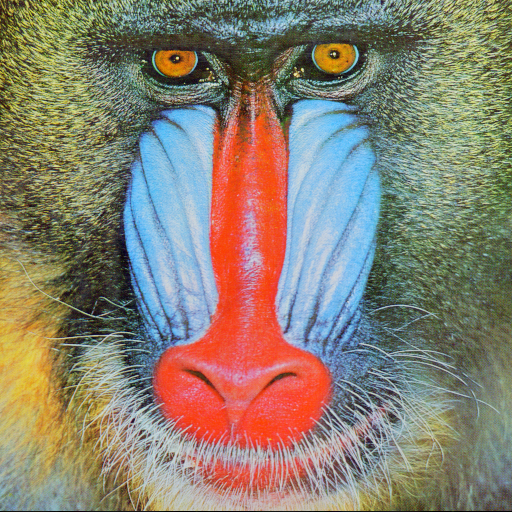
#> input picture Files/baboon.png, 512 x 512 px
$ python Exercicio3.1HistogramaHSV.py
#> lines starting #> are read from the running program, lines starting #| are printed output that depends on the picture
import cv2
import os
import matplotlib.pyplot as plt
import numpy as np


folder = "Files"
images = []
images.append("baboon.png")
images.append("cao.jpg")
images.append("lena.png")
images.append("moedas.jpg")
images.append("PET-Body-02.jpg")
images.append("Sharbat_Gula.jpg")


#cv2.imshow("image_gray", image_gray)

def ivc_histogram(src):
    hist = np.zeros((256,), dtype=np.uint32)
    for i in range(256):
        m_i = np.sum(src==i)
        hist[i] = m_i
    return hist

def ivc_pdf_2_cdf(pdf):
    cdf = np.zeros((256,), dtype=np.float64)
    cdf[0] = pdf[0]
    for i in range(1, 256):
        cdf[i] = cdf[i-1] + pdf[i]
    return cdf

def equalize(f, cdf):
    cdfmin = cdf[0]
    g = np.zeros(f.shape, dtype=f.dtype)
    for y in range(g.shape[0]):
        for x in range(g.shape[1]):
            g[y, x] = ((cdf[f[y, x]] - cdfmin) / 1 - cdfmin) * 255
    return g


for image_name in images:
    image = cv2.imread(os.path.join(folder, image_name))
#> image is the input picture: shape (512, 512, 3); mean B, G, R 113.1, 128.9, 137.4
    image_HSV = cv2.cvtColor(image, cv2.COLOR_BGR2HSV)
#> image_HSV: shape (512, 512, 3); mean H, S, V 60.4, 96, 159.4

    V_hist = ivc_histogram(image_HSV[:, :, 2])
#> the loop in ivc_histogram, `for i in range(256):` made 256 passes
#> m_i on passes 1 to 3: 25, 14, 9
#> after the loop in ivc_histogram, `for i in range(256):`: hist = 256 values, max 2166 at index 242, min 4 at index 11, mean 1024
#> V_hist has the same summary as hist in ivc_histogram
    pdf = V_hist / (image.shape[0] * image.shape[1])
#> pdf = 256 values, max 0.00826 at index 242, min 1.53e-05 at index 11, mean 0.00391

    cdf = ivc_pdf_2_cdf(pdf)
#> after the loop in ivc_pdf_2_cdf, `for i in range(1, 256):`: cdf = 256 values from 9.54e-05 to 1
#> cdf = 256 values from 9.54e-05 to 1
    V_equalizado = equalize(image_HSV[:, :, 2], cdf)
#> in equalize, `cdfmin = cdf[0]`: cdfmin = 9.54e-05
#> after the loop in equalize, `for y in range(g.shape[0]):`:
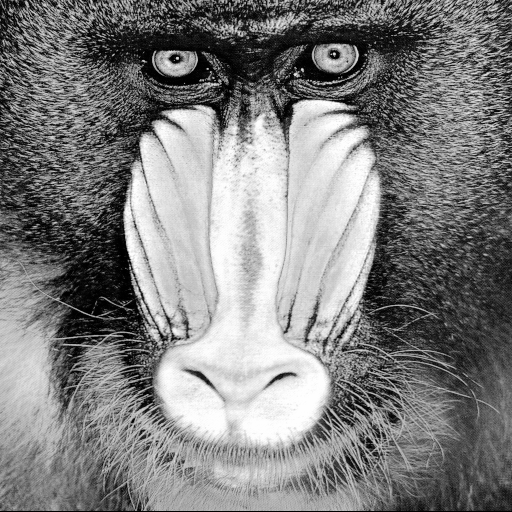
#> g: shape (512, 512); min 0, max 254, mean 127.6

    imagem_equalizada = np.zeros(image_HSV.shape, dtype=image_HSV.dtype)
    imagem_equalizada[:, :, 0] = image_HSV[:, :, 0]
#> imagem_equalizada: shape (512, 512, 3); mean H, S, V 60.4, 0, 0
    imagem_equalizada[:, :, 1] = image_HSV[:, :, 1]
#> imagem_equalizada: shape (512, 512, 3); mean H, S, V 60.4, 96, 0
    imagem_equalizada[:, :, 2] = V_equalizado
#> imagem_equalizada: shape (512, 512, 3); mean H, S, V 60.4, 96, 127.6

    imagem_equalizada_BGR = cv2.cvtColor(imagem_equalizada, cv2.COLOR_HSV2BGR)
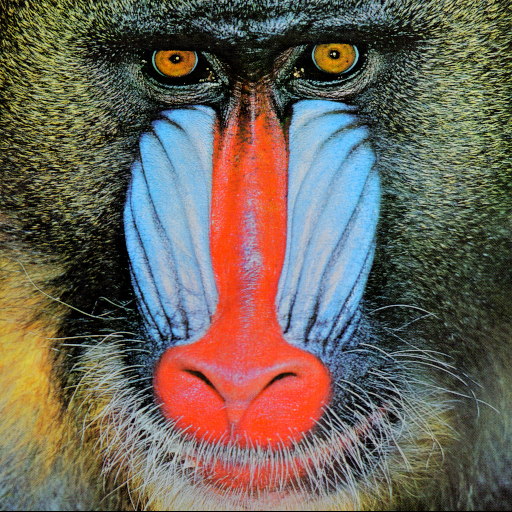
#> imagem_equalizada_BGR: shape (512, 512, 3); mean B, G, R 88.7, 99.6, 109.1

    image2_hist = ivc_histogram(imagem_equalizada[:,:, 2])
#> the loop in ivc_histogram (call 2), `for i in range(256):` made 256 passes
#> m_i on passes 1 to 3: 971, 1102, 900
#> image2_hist = 256 values, max 2166 at index 244, min 0 at index 43, mean 1024
    pdf2 = image2_hist / (imagem_equalizada.shape[0] * imagem_equalizada.shape[1])
#> pdf2 = 256 values, max 0.00826 at index 244, min 0 at index 43, mean 0.00391
    cdf2 = ivc_pdf_2_cdf(pdf2)
#> cdf2 = 256 values from 0.0037 to 1

    plt.subplot(2, 3, 1)
    plt.imshow(cv2.cvtColor(image, cv2.COLOR_BGR2RGB))
    plt.title("Imagem original")
    plt.subplot(2, 3, 2)
    plt.plot(pdf)
    plt.title("PDF V")
    plt.subplot(2, 3, 3)
    plt.plot(cdf)
    plt.title("CDF V")
    plt.subplot(2, 3, 4)
    plt.imshow(cv2.cvtColor(imagem_equalizada_BGR, cv2.COLOR_BGR2RGB))
    plt.title("Imagem equalizada V")
    plt.subplot(2, 3, 5)
    plt.plot(pdf2)
    plt.title("PDF V equalizada")
    plt.subplot(2, 3, 6)
    plt.plot(cdf2)
    plt.title("CDF V equalizada")
    plt.show()
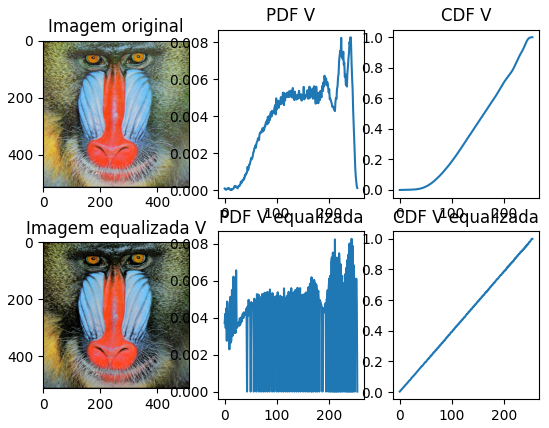
#> figure drawn by matplotlib, 6 panels; panel 2: curve peaks at x = 242, y = 0.00826; panel 3: curve peaks at x = 255, y = 1; panel 5: curve peaks at x = 244, y = 0.00826; panel 6: curve peaks at x = 254, y = 1
#> pass 2 of the loop `for image_name in images:`:
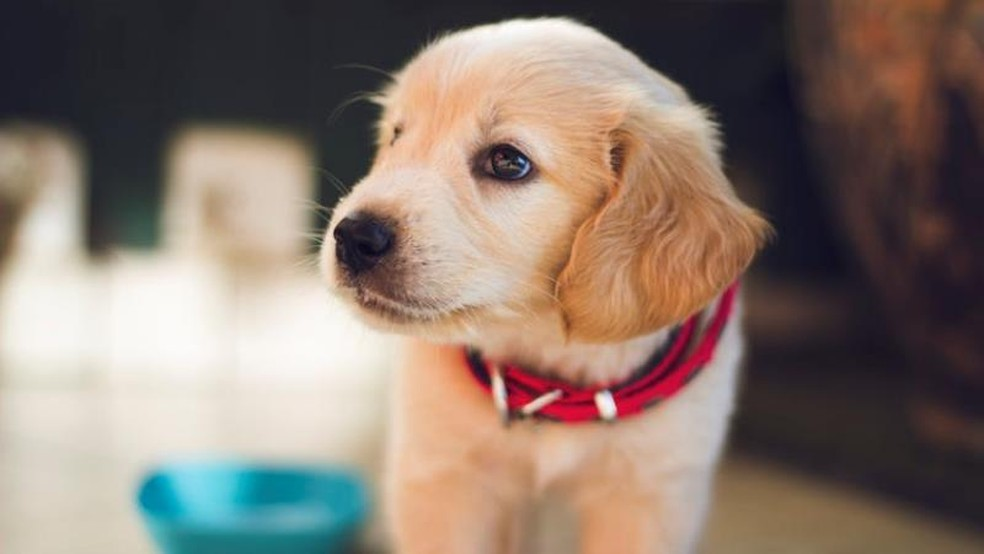
#> input picture Files/cao.jpg, 984 x 554 px
#> image is the input picture: shape (554, 984, 3); mean B, G, R 110.6, 120.8, 136.9
#> image_HSV: shape (554, 984, 3); mean H, S, V 54.6, 71, 142.6
#> V_hist = 256 values, max 15451 at index 41, min 0 at index 0, mean 2129.4
#> pdf = 256 values, max 0.0283 at index 41, min 0 at index 0, mean 0.00391
#> `cdf = ivc_pdf_2_cdf(pdf)`: cdf = 256 values from 0 to 1
#> `imagem_equalizada_BGR = cv2.cvtColor(imagem_equalizada, cv2.COLOR_HSV2..`:
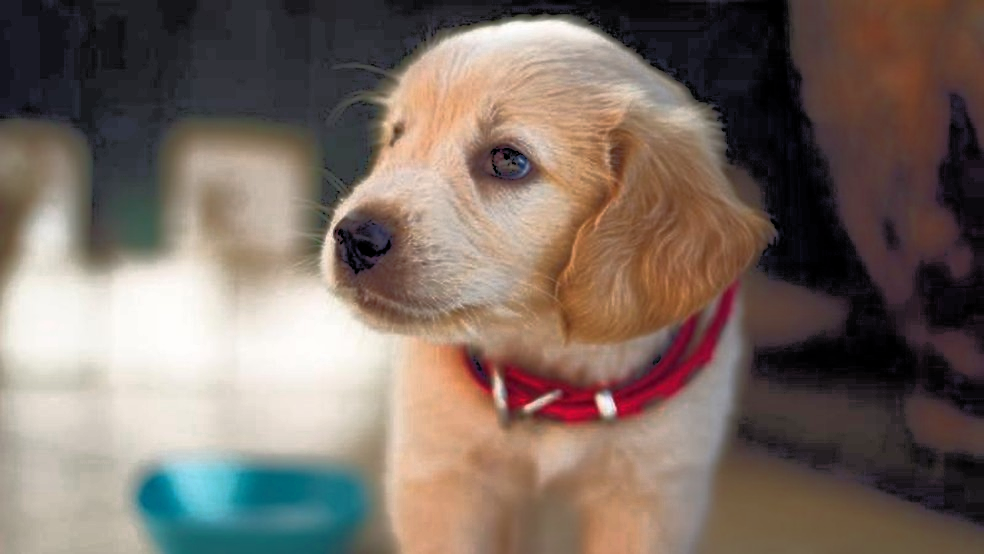
#> imagem_equalizada_BGR: shape (554, 984, 3); mean B, G, R 99.7, 108.8, 123.4
#> image2_hist = 256 values, max 15451 at index 37, min 0 at index 4, mean 2129.4
#> pdf2 = 256 values, max 0.0283 at index 37, min 0 at index 4, mean 0.00391
#> cdf2 = 256 values from 0.00232 to 1
#> `plt.show()`:
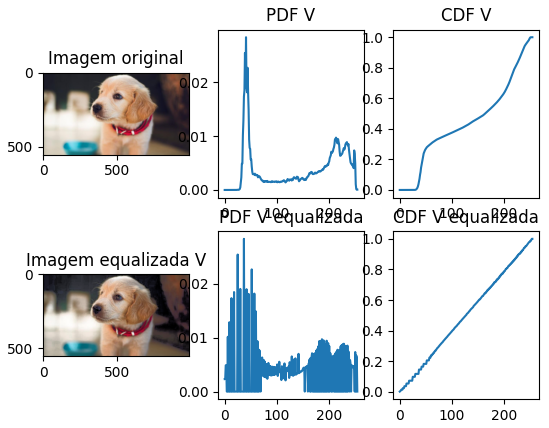
#> figure drawn by matplotlib, 6 panels; panel 2: curve peaks at x = 41, y = 0.0283; panel 3: curve peaks at x = 255, y = 1; panel 5: curve peaks at x = 37, y = 0.0283; panel 6: curve peaks at x = 254, y = 1
#> (the run stopped early here; a loop or call above may not have finished)
